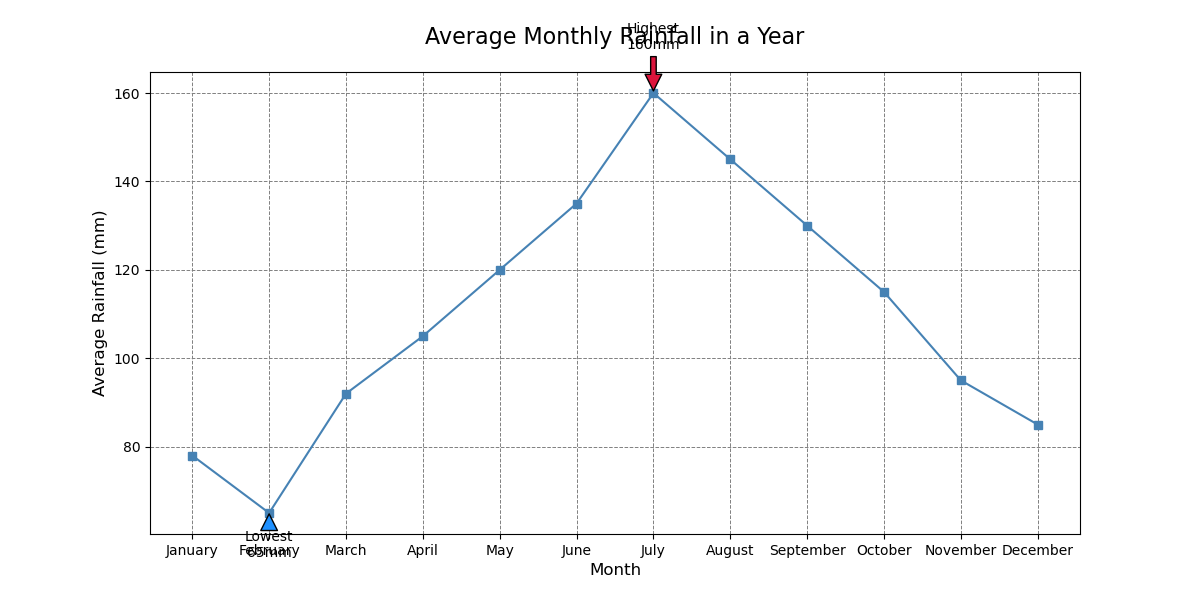

Reproduce this figure in Python.

import matplotlib.pyplot as plt

# Data points
months = ["January", "February", "March", "April", "May", "June",
          "July", "August", "September", "October", "November", "December"]
rainfall = [78, 65, 92, 105, 120, 135, 160, 145, 130, 115, 95, 85]

# Creating the line chart
plt.figure(figsize=(12, 6))

plt.plot(months, rainfall, color="#4682B4", marker='s')

# Annotating the highest and lowest rainfall
plt.annotate('Highest\n160mm', xy=("July", 160), xytext=("July", 170),
             arrowprops=dict(facecolor='#DC143C', shrink=0.05), ha='center')
plt.annotate('Lowest\n65mm', xy=("February", 65), xytext=("February", 55),
             arrowprops=dict(facecolor='#1E90FF', shrink=0.05), ha='center')

# Title and labels
plt.title("Average Monthly Rainfall in a Year", fontsize=16, pad=20)
plt.xlabel("Month", fontsize=12)
plt.ylabel("Average Rainfall (mm)", fontsize=12)

# Customizing the grid
plt.grid(True, which='major', linestyle='--', linewidth=0.7, color='grey')

# Show the plot
plt.show()
